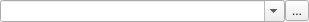
<?xml version="1.0" encoding="UTF-8"?>
<ui version="4.0">
 <class>HIP_Explorer_TagSelector</class>
 <widget class="QWidget" name="HIP_Explorer_TagSelector">
  <property name="geometry">
   <rect>
    <x>0</x>
    <y>0</y>
    <width>309</width>
    <height>20</height>
   </rect>
  </property>
  <property name="windowTitle">
   <string>Form</string>
  </property>
  <layout class="QGridLayout" name="gridLayout">
   <property name="leftMargin">
    <number>0</number>
   </property>
   <property name="topMargin">
    <number>0</number>
   </property>
   <property name="rightMargin">
    <number>0</number>
   </property>
   <property name="bottomMargin">
    <number>0</number>
   </property>
   <property name="spacing">
    <number>0</number>
   </property>
   <item row="0" column="0">
    <widget class="QComboBox" name="_input_w">
     <property name="editable">
      <bool>true</bool>
     </property>
     <property name="maxVisibleItems">
      <number>20</number>
     </property>
     <property name="maxCount">
      <number>2147483646</number>
     </property>
    </widget>
   </item>
   <item row="0" column="1">
    <widget class="QToolButton" name="_clear_w">
     <property name="toolTip">
      <string>Clear</string>
     </property>
     <property name="text">
      <string>...</string>
     </property>
    </widget>
   </item>
  </layout>
 </widget>
 <resources/>
 <connections/>
</ui>
